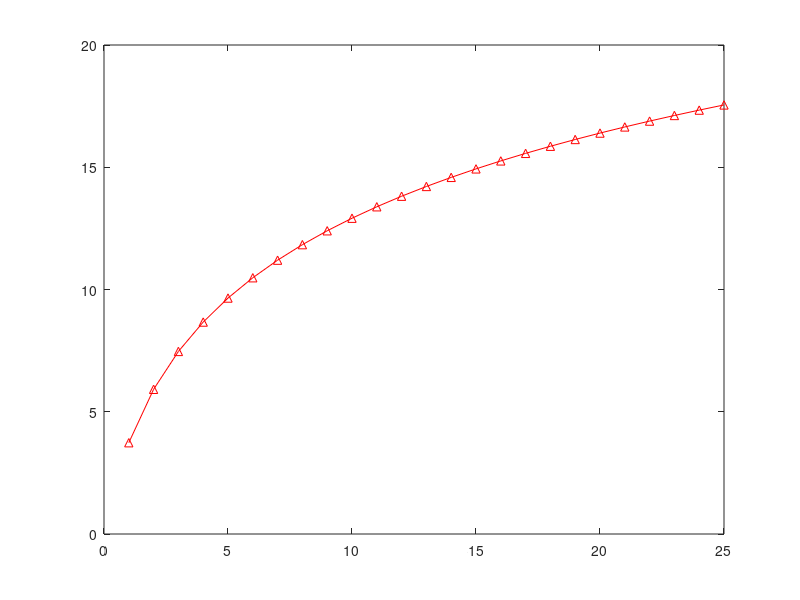

MATLAB code for this plot:
Nsc=12;
Ns=14;
Nrb=25;
Tsub=0.001;
Tframe=0.01;
Tcp=1024/(15000*2048)*20;
F=(Tframe-Tcp)/Tframe*(Nsc*Ns/2-4)/(Nsc*Ns/2);
B=Nsc*Ns*Nrb/Tsub/1000000;
SNR=1:1:25;
C=F*B*log2(1+SNR);
plot(SNR,C,'r-^');